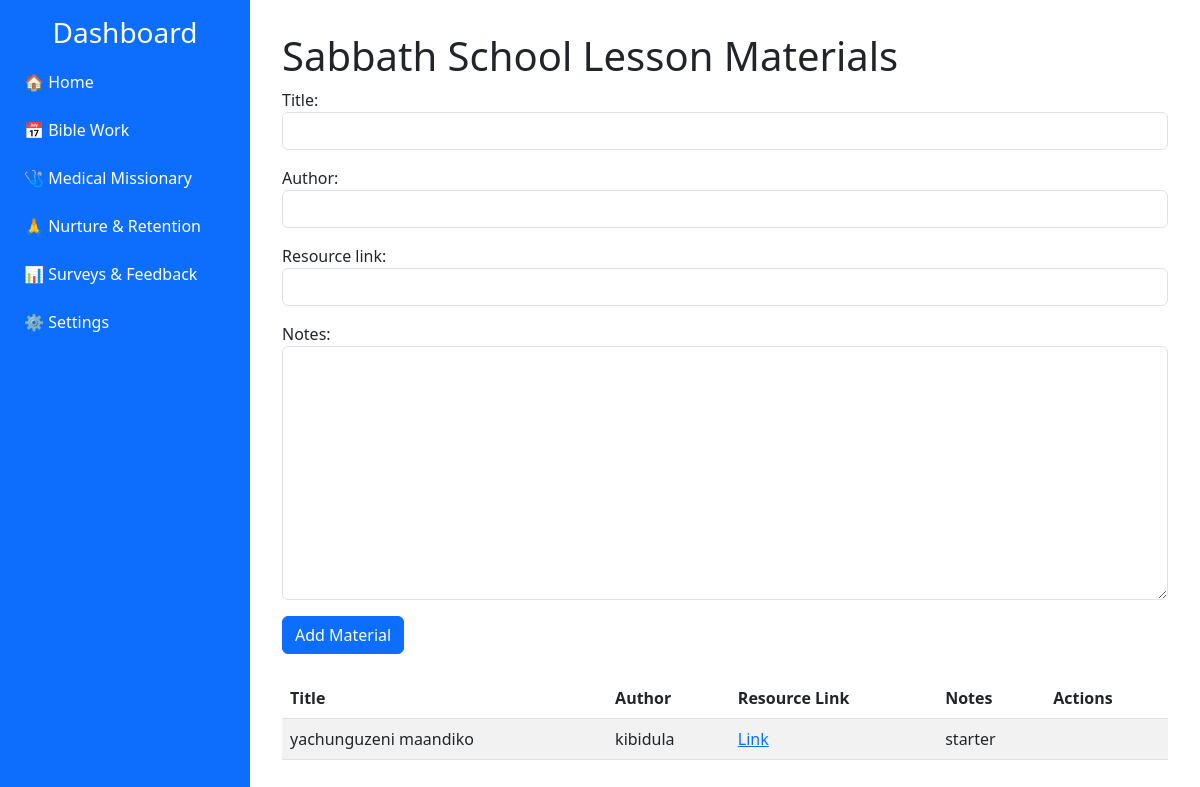
Screenshot of /biblework/add_material/ with the database file from the repository.
### biblework/models.py (models this page shows, shortened)
class LessonMaterial(models.Model):
    title = models.CharField(max_length=255)
    author = models.CharField(max_length=255, blank=True)
    resource_link = models.URLField(blank=True)
    notes = models.TextField(blank=True)

### biblework/views.py (the view)
# urls.py: path('add_material/', views.lesson_material_list, name='add_material'),
def lesson_material_list(request):
    materials = LessonMaterial.objects.all()
    if request.method == 'POST':
        form = LessonMaterialForm(request.POST)
        if form.is_valid():
            form.save()
            return redirect('lesson_material_list')
    else:
        form = LessonMaterialForm()
    return render(request, 'biblework/lesson_materials.html', {'materials': materials, 'form': form})

### biblework/forms.py
class LessonMaterialForm(forms.ModelForm):
    class Meta:
        model = LessonMaterial
        fields = ['title', 'author', 'resource_link', 'notes']
    def __init__(self, *args, **kwargs):
        super().__init__(*args, **kwargs)
        for visible in self.visible_fields():
            visible.field.widget.attrs['class'] = 'form-control'

### biblework/templates/biblework/lesson_materials.html (shortened to what this page needs)
{% extends "biblework/base.html" %}
{% block content %}
<h1>Sabbath School Lesson Materials</h1>
<form method="post" class="mb-4">
  {{ form.as_p }}
  <button type="submit" class="btn btn-primary">Add Material</button>
</form>
<table class="table table-striped">
<thead>
  <tr><th>Title</th><th>Author</th><th>Resource Link</th><th>Notes</th><th>Actions</th></tr>
</thead>
<tbody>
  {% for material in materials %}
  <tr>
    <td>{{ material.title }}</td>
    <td>{{ material.author }}</td>
    <td>{% if material.resource_link %}<a href="{{ material.resource_link }}" target="_blank" rel="noopener">Link</a>{% endif %}</td>
    <td>{{ material.notes }}</td>
    <td></td>
  </tr>
  {% empty %}
  <tr><td colspan="5" class="text-center">No materials available.</td></tr>
  {% endfor %}
</tbody>
</table>
{% endblock %}

### base/templates/base.html (style rules this page uses)
body { min-height: 100vh; display: flex; flex-direction: row; }

### rows the page displays
LessonMaterial: title "yachunguzeni maandiko", author "kibidula", notes "starter"
